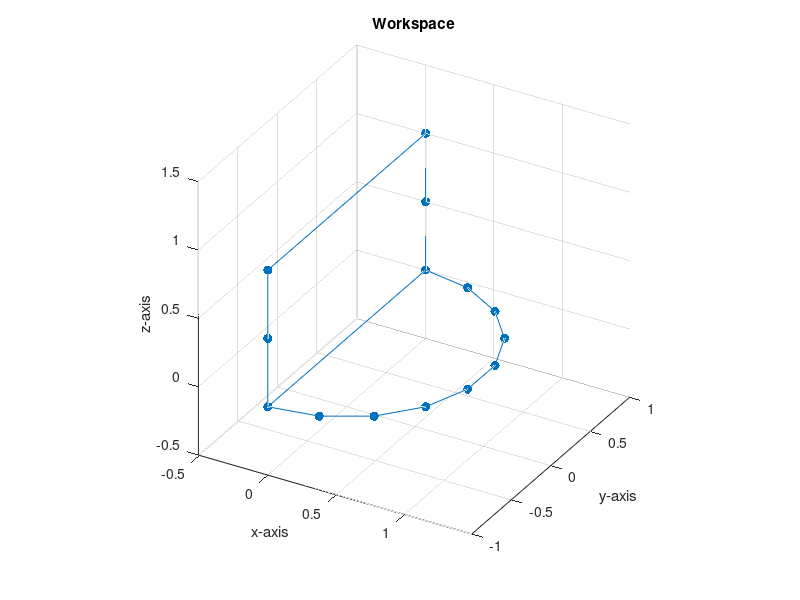

Recreate this plot in MATLAB.
%% ME 557: Project, Define Letter D Points.

%Clear Everything.
clear
close all
clc

%% Define the Letter Points.

%Define the first stroke.
xs1 = [0 0 0 0 0 0 0];
ys1 = [1 -1 -1 -1 1 1 1];
zs1 = [0 0 0.5 1 1 0.5 0];

%Setup for parameterization.
ts = linspace(pi/2, 3*pi/2, 10);

%Define the points componentwise.
xs2 = -cos(ts);
ys2 = sin(ts);
zs2 = zeros(1, length(xs2));

%Combine the strokes.
xs = [xs1 xs2];
ys = [ys1 ys2];
zs = [zs1 zs2];

%Store the points in a matrix.
Lpts = [xs; ys; zs];

%% Plot the Letter Points.

%Plot the Letter Points.
figure, hold on, grid on
plot3(Lpts(1, :), Lpts(2, :), Lpts(3, :), '.-', 'Markersize', 20)
title('Workspace')
xlabel('x-axis'), ylabel('y-axis'), zlabel('z-axis')
view(30, 30), rotate3d on,
axis equal

%% Write out the Data Points.

%Write out the letter data points.
dlmwrite('C:\Users\USER\Documents\Coursework\MSME\Year1\Winter2018\ME557_IntroToRobotics\Project\LetterPoints\LetterPts_D.txt', Lpts)

